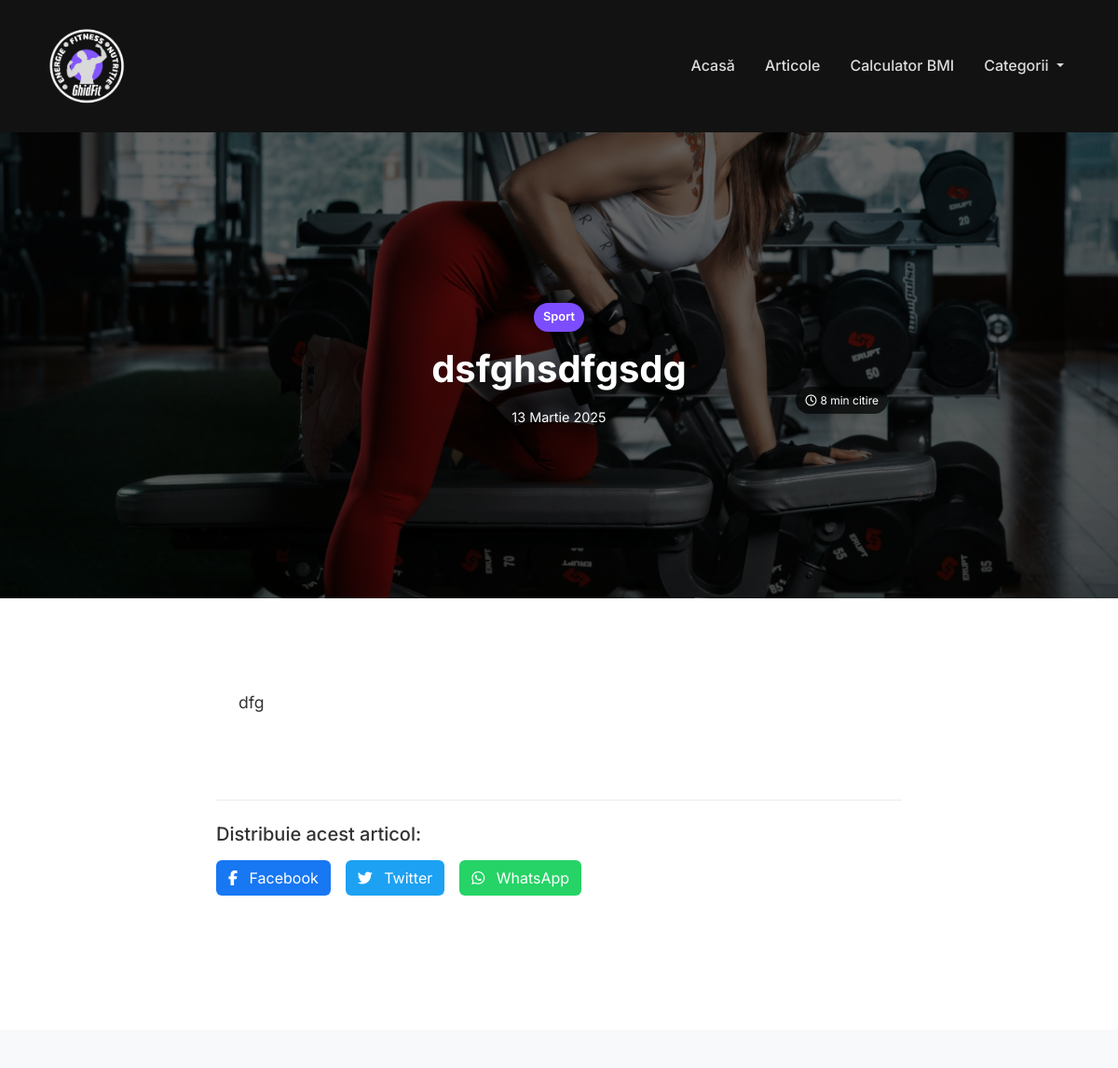
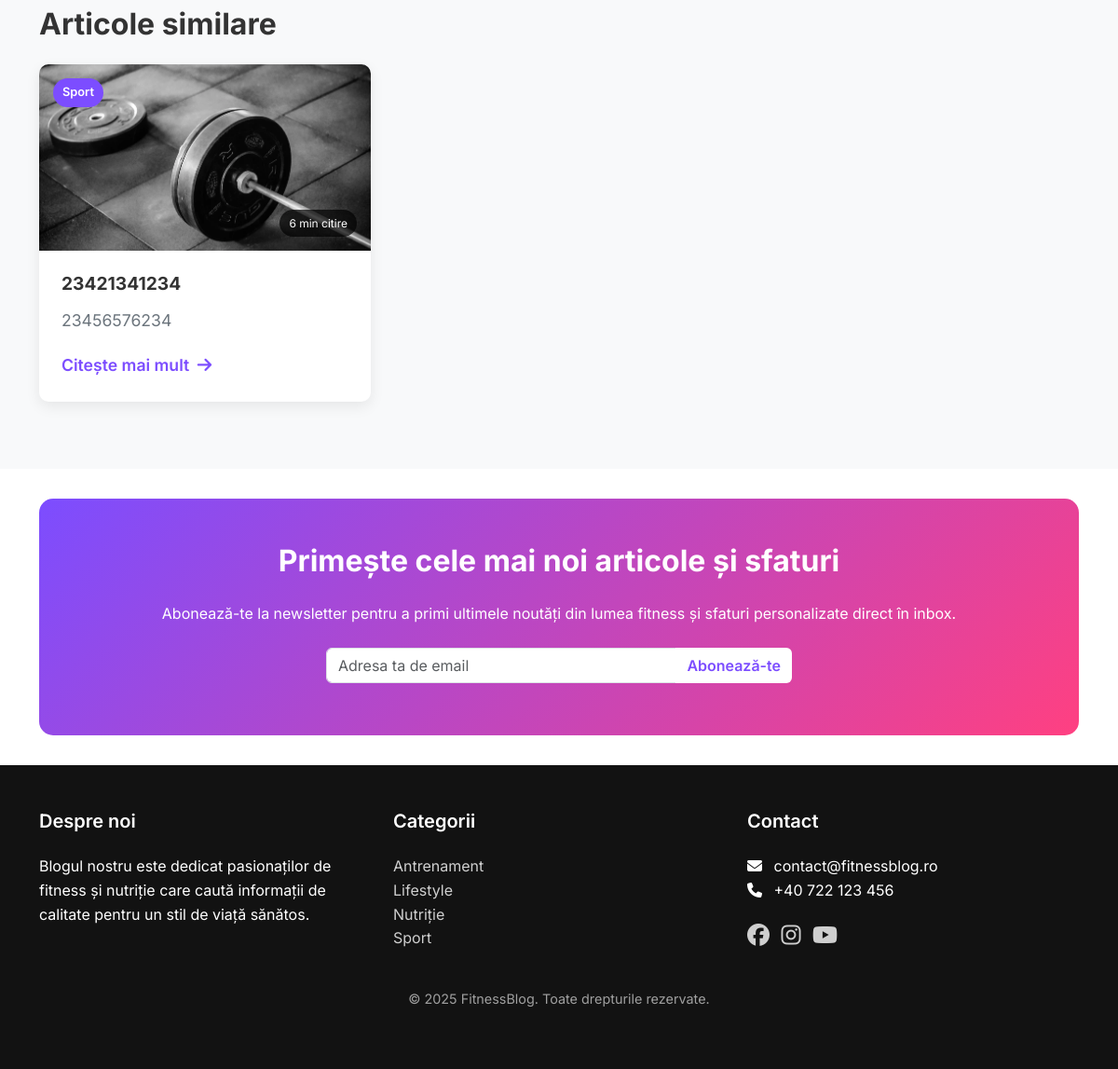
The page /articol/dsfghsdfgsdg/ on the database its author committed (2 pictures, top to bottom).
### blog/models.py (models this page shows, shortened)
class Article(models.Model):
    title = models.CharField(max_length=200, verbose_name='Titlu')
    slug = models.SlugField(unique=True, verbose_name='Slug')
    content = RichTextField(verbose_name='Conținut')
    featured_image = models.ImageField(upload_to='articles/', verbose_name='Imagine principală')
    category = models.ForeignKey(Category, on_delete=models.CASCADE, related_name='articles', verbose_name='Categorie')
    created_at = models.DateTimeField(auto_now_add=True, verbose_name='Data creării')
    updated_at = models.DateTimeField(auto_now=True, verbose_name='Data actualizării')
    read_time = models.IntegerField(default=5, verbose_name='Timp de citire (minute)')
    meta_title = models.CharField(max_length=200, blank=True, verbose_name='Titlu Meta')
    meta_description = models.TextField(blank=True, verbose_name='Descriere Meta')
    meta_keywords = models.CharField(max_length=200, blank=True, verbose_name='Cuvinte cheie Meta')
    class Meta:
        verbose_name = 'Articol'
        verbose_name_plural = 'Articole'
        ordering = ['-created_at']

class Category(models.Model):
    name = models.CharField(max_length=100, verbose_name='Nume')
    slug = models.SlugField(unique=True, verbose_name='Slug')
    icon = models.CharField(max_length=50, blank=True, null=True, verbose_name='Iconiță FontAwesome')
    class Meta:
        verbose_name = 'Categorie'
        verbose_name_plural = 'Categorii'
        ordering = ['name']

### blog/views.py (the view)
# urls.py: path('articol/<slug:slug>/', views.article_detail, name='article_detail'),
def article_detail(request, slug):
    article = get_object_or_404(Article, slug=slug)
    related_articles = Article.objects.filter(category=article.category).exclude(id=article.id).order_by('-created_at')[:3]
    adsense_locations = {
        ad.name: ad.ad_code for ad in AdSenseLocation.objects.filter(is_active=True)
    }
    context = {
        'article': article,
        'related_articles': related_articles,
        'adsense_locations': adsense_locations,
    }
    return render(request, 'blog/article_detail.html', context)

### blog/context_processors.py (called while the page is built)
def global_context(request):
    categories = Category.objects.annotate(
        articles_count=Count('articles')
    ).filter(articles_count__gt=0)
    adsense_locations = {
        ad.name: ad.ad_code for ad in AdSenseLocation.objects.filter(is_active=True)
    }
    return {
        'categories': categories,
        'adsense_locations': adsense_locations
    }

### templates/blog/article_detail.html (shortened to what this page needs)
{% extends 'blog/base.html' %}
{% load static %}
{% block content %}
<div class="article-detail-container">
    <div class="article-header" style="background-image: url('{{ article.featured_image.url }}');">
        <div class="container">
            <div class="row">
                <div class="col-lg-8 mx-auto">
                    <div class="article-header-content text-center">
                        <span class="article-category {{ article.category.slug }}">{{ article.category.name }}</span>
                        <h1 class="article-title">{{ article.title }}</h1>
                        <div class="article-meta">
                            <span class="article-date">{{ article.created_at|date:"d F Y" }}</span>
                            <span class="article-time"><i class="far fa-clock me-1"></i>{{ article.read_time }} min citire</span>
                        </div>
                    </div>
                </div>
            </div>
        </div>
    </div>
    <div class="article-content-section py-5">
        <div class="container">
            <div class="row">
                <div class="col-lg-8 mx-auto">
                    <div class="article-content">
                        {{ article.content|safe|linebreaks }}
                    </div>
                    <div class="article-share mt-5">
                        <h5>Distribuie acest articol:</h5>
                        <div class="share-buttons">
                            <a href="https://www.facebook.com/sharer/sharer.php?u={{ request.build_absolute_uri }}" target="_blank" class="btn btn-facebook">
                                <i class="fab fa-facebook-f me-2"></i> Facebook
                            </a>
                            <a href="https://twitter.com/intent/tweet?url={{ request.build_absolute_uri }}&text={{ article.title }}" target="_blank" class="btn btn-twitter">
                                <i class="fab fa-twitter me-2"></i> Twitter
                            </a>
                            <a href="https://api.whatsapp.com/send?text={{ article.title }} {{ request.build_absolute_uri }}" target="_blank" class="btn btn-whatsapp">
                                <i class="fab fa-whatsapp me-2"></i> WhatsApp
                            </a>
                        </div>
                    </div>
                </div>
            </div>
        </div>
    </div>
    <div class="related-articles-section py-5 bg-light">
        <div class="container">
            <h2 class="section-title mb-4">Articole similare</h2>
            <div class="row">
                {% for related in related_articles %}
                <div class="col-md-4 mb-4">
                    <div class="article-card">
                        <div class="article-img">
                            <img src="{{ related.featured_image.url }}" alt="{{ related.title }}">
                            <div class="article-category {{ related.category.slug }}">{{ related.category.name }}</div>
                            <div class="article-time">{{ related.read_time }} min citire</div>
                        </div>
                        <div class="article-content">
                            <h3 class="article-title"><a href="{% url 'blog:article_detail' related.slug %}">{{ related.title }}</a></h3>
                            <p class="article-excerpt">{{ related.content|truncatechars:100 }}</p>
                            <a href="{% url 'blog:article_detail' related.slug %}" class="read-more">Citește mai mult <i class="fas fa-arrow-right ms-1"></i></a>
                        </div>
                    </div>
                </div>
                {% empty %}
                <div class="col-12 text-center">
                    <p>Nu există articole similare momentan.</p>
                </div>
                {% endfor %}
            </div>
        </div>
    </div>
</div>
{% endblock %}

### templates/blog/base.html (shortened to what this page needs)
<!DOCTYPE html>
<html lang="ro">
<head>
    <link rel="stylesheet" href="https://cdnjs.cloudflare.com/ajax/libs/font-awesome/6.5.1/css/all.min.css">
    <link href="https://cdn.jsdelivr.net/npm/bootstrap@5.3.2/dist/css/bootstrap.min.css" rel="stylesheet">
    {% load static %}
    <link rel="stylesheet" href="{% static 'css/styles.css' %}">
</head>
<body>
    <header class="header">
        <nav class="navbar navbar-expand-lg navbar-dark">
            <div class="container">
                <a class="navbar-brand mx-auto order-0" href="{% url 'blog:home' %}">
                    <picture>
                        <source srcset="{% static 'images/logo.webp' %}" type="image/webp">
                        <img src="{% static 'images/logo.webp' %}" alt="GhidFit" class="navbar-logo">
                    </picture>
                </a>
                <div class="collapse navbar-collapse order-2" id="navbarNav">
                    <ul class="navbar-nav ms-auto">
                        <li class="nav-item">
                            <a class="nav-link" href="{% url 'blog:home' %}">Acasă</a>
                        </li>
                        <li class="nav-item">
                            <a class="nav-link" href="{% url 'blog:all_articles' %}">Articole</a>
                        </li>
                        <li class="nav-item">
                            <a class="nav-link" href="{% url 'blog:bmi_calculator' %}">Calculator BMI</a>
                        </li>
                        <li class="nav-item dropdown">
                            <a class="nav-link dropdown-toggle" href="#" id="navbarDropdown" role="button" data-bs-toggle="dropdown" aria-expanded="false">
                                Categorii
                            </a>
                        </li>
                    </ul>
                </div>
            </div>
        </nav>
    </header>
    <main>
        {% block content %}{% endblock %}
    </main>
    <section class="newsletter-section">
        <div class="container">
            <div class="newsletter-container py-5 px-4">
                <div class="row">
                    <div class="col-lg-12 text-center">
                        <h2 class="section-title">Primește cele mai noi articole și sfaturi</h2>
                        <p class="mb-4">Abonează-te la newsletter pentru a primi ultimele noutăți din lumea fitness și sfaturi personalizate direct în inbox.</p>
                        <form id="newsletter-form" class="newsletter-form">
                            <div class="input-group">
                                <input type="email" class="form-control" id="email" name="email" placeholder="Adresa ta de email" required>
                                <button type="submit" class="btn subscribe-btn">Abonează-te</button>
                            </div>
                        </form>
                    </div>
                </div>
            </div>
        </div>
    </section>
    <footer class="footer py-5">
        <div class="container">
            <div class="row">
                <div class="col-md-4">
                    <h5>Despre noi</h5>
                    <p>Blogul nostru este dedicat pasionaților de fitness și nutriție care caută informații de calitate pentru un stil de viață sănătos.</p>
                </div>
                <div class="col-md-4">
                    <h5>Categorii</h5>
                    <ul class="list-unstyled">
                        {% for category in categories %}
                            <li><a href="{% url 'blog:category_articles' category.slug %}">{{ category.name }}</a></li>
                        {% endfor %}
                    </ul>
                </div>
                <div class="col-md-4">
                    <h5>Contact</h5>
                    <ul class="list-unstyled">
                        <li><i class="fas fa-envelope me-2"></i> contact@fitnessblog.ro</li>
                        <li><i class="fas fa-phone me-2"></i> +40 722 123 456</li>
                    </ul>
                    <div class="social-icons mt-3">
                        <a href="#" class="me-2"><i class="fab fa-facebook"></i></a>
                        <a href="#" class="me-2"><i class="fab fa-instagram"></i></a>
                        <a href="#" class="me-2"><i class="fab fa-youtube"></i></a>
                    </div>
                </div>
            </div>
            <div class="row mt-4">
                <div class="col-md-12 text-center">
                    <p class="copyright">© 2025 FitnessBlog. Toate drepturile rezervate.</p>
                </div>
            </div>
        </div>
    </footer>
</body>
</html>

### static/css/styles.css (style rules this page uses)
:root { --primary-color: #7c4dff; --primary-hover: #6a3ff5; --secondary-color: #ff4081; --secondary-hover: #f50057; --text-color: #333; --light-text: #fff; --dark-bg: #121212; --light-bg: #f9f9f9; --gray-color: #6c757d; --border-color: #e9ecef; --antrenament-color: #ff5722; --nutritie-color: #4caf50; --lifestyle-color: #2196f3; }
body { font-family: 'Inter', sans-serif; color: var(--text-color); line-height: 1.6; background-color: #fff; }
a { color: var(--primary-color); text-decoration: none; transition: all 0.3s ease; }
.section-title { font-weight: 700; margin-bottom: 1.5rem; }
.header { background-color: var(--dark-bg); }
.navbar-dark { padding: 1rem 0; }
.navbar-logo { height: 100px; width: auto; }
.navbar-dark .navbar-nav .nav-link { color: rgba(255, 255, 255, 0.85); font-weight: 500; padding: 0.5rem 1rem; }
.navbar-brand { font-family: 'Inter', sans-serif; font-weight: 700; font-size: 1.5rem; letter-spacing: -0.5px; }
.article-card { border-radius: 10px; overflow: hidden; box-shadow: 0 5px 15px rgba(0, 0, 0, 0.08); transition: all 0.3s ease; height: 100%; display: flex; flex-direction: column; background-color: white; }
.article-img { position: relative; height: 200px; }
.article-img img { width: 100%; height: 100%; object-fit: cover; }
.article-category { position: absolute; top: 15px; left: 15px; background-color: var(--primary-color); color: white; padding: 5px 10px; border-radius: 20px; font-size: 0.8rem; font-weight: 600; }
.article-time { position: absolute; bottom: 15px; right: 15px; background-color: rgba(0, 0, 0, 0.7); color: white; padding: 5px 10px; border-radius: 20px; font-size: 0.75rem; }
.article-content { padding: 1.5rem; flex: 1; display: flex; flex-direction: column; }
.article-title { font-size: 1.2rem; font-weight: 700; margin-bottom: 0.75rem; }
.article-title a { color: var(--text-color); }
.article-excerpt { color: var(--gray-color); margin-bottom: 1rem; flex-grow: 1; }
.read-more { font-weight: 600; color: var(--primary-color); margin-top: auto; }
.newsletter-section { padding: 2rem 0; }
.newsletter-container { background: linear-gradient(135deg, var(--primary-color), var(--secondary-color)); border-radius: 15px; color: white; }
.newsletter-form { max-width: 500px; margin: 0 auto; }
.subscribe-btn { background-color: white; color: var(--primary-color); font-weight: 600; border: none; transition: all 0.3s ease; }
.footer { background-color: var(--dark-bg); color: white; }
.footer h5 { color: white; font-weight: 600; margin-bottom: 1.5rem; }
.footer a { color: rgba(255, 255, 255, 0.8); transition: all 0.3s ease; }
.footer .social-icons a { font-size: 1.5rem; margin-right: 1rem; }
.copyright { color: rgba(255, 255, 255, 0.6); font-size: 0.9rem; }
.article-header { height: 500px; background-size: cover; background-position: center; position: relative; color: white; display: flex; align-items: center; }
.article-header::before { content: ''; position: absolute; top: 0; left: 0; width: 100%; height: 100%; background: rgba(0, 0, 0, 0.6); }
.article-header-content { position: relative; z-index: 1; }
.article-header .article-category { position: relative; top: auto; left: auto; display: inline-block; margin-bottom: 1rem; }
.article-header .article-title { font-size: 2.5rem; margin-bottom: 1rem; }
.article-meta { display: flex; justify-content: center; gap: 2rem; font-size: 0.9rem; }
.article-content-section { background-color: white; }
.article-content { font-size: 1.1rem; line-height: 1.8; }
.article-share { border-top: 1px solid var(--border-color); padding-top: 1.5rem; }
.share-buttons { display: flex; gap: 1rem; margin-top: 1rem; }
.btn-facebook { background-color: #1877f2; color: white; }
.btn-twitter { background-color: #1da1f2; color: white; }
.btn-whatsapp { background-color: #25d366; color: white; }
.related-articles-section { background-color: var(--light-bg); }

### rows shown on the page
Article: featured_image (picture), category.name "Sport", title "dsfghsdfgsdg", created_at "13 Martie 2025", read_time "8", content "dfg"
Article: featured_image (placeholder picture), category.name "Sport", read_time "6", title "23421341234", content "23456576234"
Category: name "Antrenament"
Category: name "Lifestyle"
Category: name "Nutriție"
Category: name "Sport"
